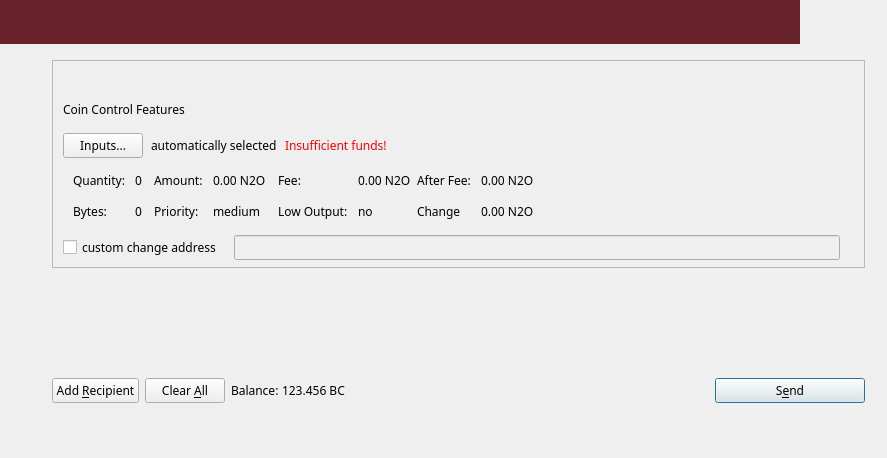
<?xml version="1.0" encoding="UTF-8"?>
<ui version="4.0">
 <class>SendCoinsDialog</class>
 <widget class="QDialog" name="SendCoinsDialog">
  <property name="geometry">
   <rect>
    <x>0</x>
    <y>0</y>
    <width>887</width>
    <height>458</height>
   </rect>
  </property>
  <property name="windowTitle">
   <string>Send Coins</string>
  </property>
  <property name="styleSheet">
   <string notr="true">font-family:Proxima Nova Rg;</string>
  </property>
  <layout class="QVBoxLayout" name="verticalLayout" stretch="0,0">
   <property name="leftMargin">
    <number>0</number>
   </property>
   <property name="topMargin">
    <number>0</number>
   </property>
   <property name="rightMargin">
    <number>0</number>
   </property>
   <property name="bottomMargin">
    <number>8</number>
   </property>
   <item>
    <widget class="QFrame" name="verticalFrame">
     <property name="minimumSize">
      <size>
       <width>800</width>
       <height>44</height>
      </size>
     </property>
     <property name="maximumSize">
      <size>
       <width>800</width>
       <height>44</height>
      </size>
     </property>
     <property name="styleSheet">
      <string notr="true">background:#68222c;sss</string>
     </property>
     <layout class="QVBoxLayout" name="verticalLayout_9"/>
    </widget>
   </item>
   <item>
    <layout class="QVBoxLayout" name="verticalLayout_10">
     <property name="leftMargin">
      <number>52</number>
     </property>
     <property name="topMargin">
      <number>10</number>
     </property>
     <property name="rightMargin">
      <number>22</number>
     </property>
     <item>
      <widget class="QFrame" name="frameCoinControl">
       <property name="sizePolicy">
        <sizepolicy hsizetype="Expanding" vsizetype="Expanding">
         <horstretch>0</horstretch>
         <verstretch>0</verstretch>
        </sizepolicy>
       </property>
       <property name="maximumSize">
        <size>
         <width>16777215</width>
         <height>16777215</height>
        </size>
       </property>
       <property name="styleSheet">
        <string notr="true"/>
       </property>
       <property name="frameShape">
        <enum>QFrame::StyledPanel</enum>
       </property>
       <property name="frameShadow">
        <enum>QFrame::Sunken</enum>
       </property>
       <layout class="QVBoxLayout" name="verticalLayoutCoinControl2">
        <property name="spacing">
         <number>7</number>
        </property>
        <property name="leftMargin">
         <number>0</number>
        </property>
        <property name="topMargin">
         <number>0</number>
        </property>
        <property name="rightMargin">
         <number>0</number>
        </property>
        <property name="bottomMargin">
         <number>6</number>
        </property>
        <item>
         <layout class="QVBoxLayout" name="verticalLayoutCoinControl" stretch="0,0,0,0,0,1">
          <property name="spacing">
           <number>0</number>
          </property>
          <property name="leftMargin">
           <number>10</number>
          </property>
          <property name="topMargin">
           <number>10</number>
          </property>
          <item>
           <widget class="QWidget" name="verticalWidget" native="true">
            <property name="minimumSize">
             <size>
              <width>0</width>
              <height>30</height>
             </size>
            </property>
            <layout class="QVBoxLayout" name="verticalLayout_8"/>
           </widget>
          </item>
          <item>
           <layout class="QHBoxLayout" name="horizontalLayoutCoinControl1">
            <property name="bottomMargin">
             <number>15</number>
            </property>
            <item>
             <widget class="QLabel" name="labelCoinControlFeatures">
              <property name="sizePolicy">
               <sizepolicy hsizetype="Preferred" vsizetype="Maximum">
                <horstretch>0</horstretch>
                <verstretch>0</verstretch>
               </sizepolicy>
              </property>
              <property name="font">
               <font>
                <family>Proxima Nova Rg</family>
                <weight>50</weight>
                <bold>false</bold>
               </font>
              </property>
              <property name="styleSheet">
               <string notr="true"/>
              </property>
              <property name="text">
               <string>Coin Control Features</string>
              </property>
             </widget>
            </item>
           </layout>
          </item>
          <item>
           <layout class="QHBoxLayout" name="horizontalLayoutCoinControl2" stretch="0,0,0,0">
            <property name="spacing">
             <number>8</number>
            </property>
            <property name="bottomMargin">
             <number>10</number>
            </property>
            <item>
             <widget class="QPushButton" name="pushButtonCoinControl">
              <property name="styleSheet">
               <string notr="true"/>
              </property>
              <property name="text">
               <string>Inputs...</string>
              </property>
             </widget>
            </item>
            <item>
             <widget class="QLabel" name="labelCoinControlAutomaticallySelected">
              <property name="text">
               <string>automatically selected</string>
              </property>
              <property name="margin">
               <number>5</number>
              </property>
             </widget>
            </item>
            <item>
             <widget class="QLabel" name="labelCoinControlInsuffFunds">
              <property name="font">
               <font>
                <family>Proxima Nova Rg</family>
                <weight>50</weight>
                <bold>false</bold>
               </font>
              </property>
              <property name="styleSheet">
               <string notr="true">color:red;</string>
              </property>
              <property name="text">
               <string>Insufficient funds!</string>
              </property>
              <property name="margin">
               <number>5</number>
              </property>
             </widget>
            </item>
            <item>
             <spacer name="horizontalSpacerCoinControl">
              <property name="orientation">
               <enum>Qt::Horizontal</enum>
              </property>
              <property name="sizeHint" stdset="0">
               <size>
                <width>40</width>
                <height>1</height>
               </size>
              </property>
             </spacer>
            </item>
           </layout>
          </item>
          <item>
           <widget class="QWidget" name="widgetCoinControl" native="true">
            <property name="sizePolicy">
             <sizepolicy hsizetype="Preferred" vsizetype="Preferred">
              <horstretch>0</horstretch>
              <verstretch>0</verstretch>
             </sizepolicy>
            </property>
            <property name="minimumSize">
             <size>
              <width>0</width>
              <height>0</height>
             </size>
            </property>
            <property name="styleSheet">
             <string notr="true"/>
            </property>
            <layout class="QHBoxLayout" name="horizontalLayoutCoinControl5">
             <property name="leftMargin">
              <number>0</number>
             </property>
             <property name="topMargin">
              <number>0</number>
             </property>
             <property name="rightMargin">
              <number>0</number>
             </property>
             <property name="bottomMargin">
              <number>0</number>
             </property>
             <item>
              <layout class="QHBoxLayout" name="horizontalLayoutCoinControl3" stretch="0,0,0,1">
               <property name="spacing">
                <number>0</number>
               </property>
               <property name="topMargin">
                <number>0</number>
               </property>
               <property name="bottomMargin">
                <number>10</number>
               </property>
               <item>
                <layout class="QFormLayout" name="formLayoutCoinControl1">
                 <property name="horizontalSpacing">
                  <number>10</number>
                 </property>
                 <property name="verticalSpacing">
                  <number>14</number>
                 </property>
                 <property name="leftMargin">
                  <number>10</number>
                 </property>
                 <property name="topMargin">
                  <number>4</number>
                 </property>
                 <property name="rightMargin">
                  <number>6</number>
                 </property>
                 <item row="0" column="0">
                  <widget class="QLabel" name="labelCoinControlQuantityText">
                   <property name="styleSheet">
                    <string notr="true"/>
                   </property>
                   <property name="text">
                    <string>Quantity:</string>
                   </property>
                   <property name="margin">
                    <number>0</number>
                   </property>
                  </widget>
                 </item>
                 <item row="0" column="1">
                  <widget class="QLabel" name="labelCoinControlQuantity">
                   <property name="font">
                    <font>
                     <family>Proxima Nova Rg</family>
                    </font>
                   </property>
                   <property name="cursor">
                    <cursorShape>IBeamCursor</cursorShape>
                   </property>
                   <property name="contextMenuPolicy">
                    <enum>Qt::ActionsContextMenu</enum>
                   </property>
                   <property name="text">
                    <string>0</string>
                   </property>
                   <property name="margin">
                    <number>0</number>
                   </property>
                   <property name="textInteractionFlags">
                    <set>Qt::LinksAccessibleByMouse|Qt::TextSelectableByKeyboard|Qt::TextSelectableByMouse</set>
                   </property>
                  </widget>
                 </item>
                 <item row="1" column="0">
                  <widget class="QLabel" name="labelCoinControlBytesText">
                   <property name="styleSheet">
                    <string notr="true"/>
                   </property>
                   <property name="text">
                    <string>Bytes:</string>
                   </property>
                  </widget>
                 </item>
                 <item row="1" column="1">
                  <widget class="QLabel" name="labelCoinControlBytes">
                   <property name="font">
                    <font>
                     <family>Proxima Nova Rg</family>
                    </font>
                   </property>
                   <property name="cursor">
                    <cursorShape>IBeamCursor</cursorShape>
                   </property>
                   <property name="contextMenuPolicy">
                    <enum>Qt::ActionsContextMenu</enum>
                   </property>
                   <property name="text">
                    <string>0</string>
                   </property>
                   <property name="textInteractionFlags">
                    <set>Qt::LinksAccessibleByMouse|Qt::TextSelectableByKeyboard|Qt::TextSelectableByMouse</set>
                   </property>
                  </widget>
                 </item>
                </layout>
               </item>
               <item>
                <layout class="QFormLayout" name="formLayoutCoinControl2">
                 <property name="horizontalSpacing">
                  <number>10</number>
                 </property>
                 <property name="verticalSpacing">
                  <number>14</number>
                 </property>
                 <property name="leftMargin">
                  <number>6</number>
                 </property>
                 <property name="topMargin">
                  <number>4</number>
                 </property>
                 <property name="rightMargin">
                  <number>6</number>
                 </property>
                 <item row="0" column="0">
                  <widget class="QLabel" name="labelCoinControlAmountText">
                   <property name="styleSheet">
                    <string notr="true"/>
                   </property>
                   <property name="text">
                    <string>Amount:</string>
                   </property>
                   <property name="margin">
                    <number>0</number>
                   </property>
                  </widget>
                 </item>
                 <item row="0" column="1">
                  <widget class="QLabel" name="labelCoinControlAmount">
                   <property name="font">
                    <font>
                     <family>Proxima Nova Rg</family>
                    </font>
                   </property>
                   <property name="cursor">
                    <cursorShape>IBeamCursor</cursorShape>
                   </property>
                   <property name="contextMenuPolicy">
                    <enum>Qt::ActionsContextMenu</enum>
                   </property>
                   <property name="text">
                    <string>0.00 N2O</string>
                   </property>
                   <property name="textInteractionFlags">
                    <set>Qt::LinksAccessibleByMouse|Qt::TextSelectableByKeyboard|Qt::TextSelectableByMouse</set>
                   </property>
                  </widget>
                 </item>
                 <item row="1" column="0">
                  <widget class="QLabel" name="labelCoinControlPriorityText">
                   <property name="styleSheet">
                    <string notr="true"/>
                   </property>
                   <property name="text">
                    <string>Priority:</string>
                   </property>
                  </widget>
                 </item>
                 <item row="1" column="1">
                  <widget class="QLabel" name="labelCoinControlPriority">
                   <property name="font">
                    <font>
                     <family>Proxima Nova Rg</family>
                    </font>
                   </property>
                   <property name="cursor">
                    <cursorShape>IBeamCursor</cursorShape>
                   </property>
                   <property name="contextMenuPolicy">
                    <enum>Qt::ActionsContextMenu</enum>
                   </property>
                   <property name="text">
                    <string>medium</string>
                   </property>
                   <property name="textInteractionFlags">
                    <set>Qt::LinksAccessibleByMouse|Qt::TextSelectableByKeyboard|Qt::TextSelectableByMouse</set>
                   </property>
                  </widget>
                 </item>
                </layout>
               </item>
               <item>
                <layout class="QFormLayout" name="formLayoutCoinControl3">
                 <property name="horizontalSpacing">
                  <number>10</number>
                 </property>
                 <property name="verticalSpacing">
                  <number>14</number>
                 </property>
                 <property name="leftMargin">
                  <number>6</number>
                 </property>
                 <property name="topMargin">
                  <number>4</number>
                 </property>
                 <property name="rightMargin">
                  <number>0</number>
                 </property>
                 <item row="0" column="0">
                  <widget class="QLabel" name="labelCoinControlFeeText">
                   <property name="styleSheet">
                    <string notr="true"/>
                   </property>
                   <property name="text">
                    <string>Fee:</string>
                   </property>
                   <property name="margin">
                    <number>0</number>
                   </property>
                  </widget>
                 </item>
                 <item row="0" column="1">
                  <widget class="QLabel" name="labelCoinControlFee">
                   <property name="font">
                    <font>
                     <family>Proxima Nova Rg</family>
                    </font>
                   </property>
                   <property name="cursor">
                    <cursorShape>IBeamCursor</cursorShape>
                   </property>
                   <property name="contextMenuPolicy">
                    <enum>Qt::ActionsContextMenu</enum>
                   </property>
                   <property name="text">
                    <string>0.00 N2O</string>
                   </property>
                   <property name="textInteractionFlags">
                    <set>Qt::LinksAccessibleByMouse|Qt::TextSelectableByKeyboard|Qt::TextSelectableByMouse</set>
                   </property>
                  </widget>
                 </item>
                 <item row="1" column="0">
                  <widget class="QLabel" name="labelCoinControlLowOutputText">
                   <property name="styleSheet">
                    <string notr="true"/>
                   </property>
                   <property name="text">
                    <string>Low Output:</string>
                   </property>
                  </widget>
                 </item>
                 <item row="1" column="1">
                  <widget class="QLabel" name="labelCoinControlLowOutput">
                   <property name="font">
                    <font>
                     <family>Proxima Nova Rg</family>
                    </font>
                   </property>
                   <property name="cursor">
                    <cursorShape>IBeamCursor</cursorShape>
                   </property>
                   <property name="contextMenuPolicy">
                    <enum>Qt::ActionsContextMenu</enum>
                   </property>
                   <property name="text">
                    <string>no</string>
                   </property>
                   <property name="textInteractionFlags">
                    <set>Qt::LinksAccessibleByMouse|Qt::TextSelectableByKeyboard|Qt::TextSelectableByMouse</set>
                   </property>
                  </widget>
                 </item>
                </layout>
               </item>
               <item>
                <layout class="QFormLayout" name="formLayoutCoinControl4">
                 <property name="horizontalSpacing">
                  <number>10</number>
                 </property>
                 <property name="verticalSpacing">
                  <number>14</number>
                 </property>
                 <property name="leftMargin">
                  <number>6</number>
                 </property>
                 <property name="topMargin">
                  <number>4</number>
                 </property>
                 <property name="rightMargin">
                  <number>6</number>
                 </property>
                 <item row="0" column="0">
                  <widget class="QLabel" name="labelCoinControlAfterFeeText">
                   <property name="text">
                    <string>After Fee:</string>
                   </property>
                   <property name="margin">
                    <number>0</number>
                   </property>
                  </widget>
                 </item>
                 <item row="0" column="1">
                  <widget class="QLabel" name="labelCoinControlAfterFee">
                   <property name="font">
                    <font>
                     <family>Proxima Nova Rg</family>
                    </font>
                   </property>
                   <property name="cursor">
                    <cursorShape>IBeamCursor</cursorShape>
                   </property>
                   <property name="contextMenuPolicy">
                    <enum>Qt::ActionsContextMenu</enum>
                   </property>
                   <property name="text">
                    <string>0.00 N2O</string>
                   </property>
                   <property name="textInteractionFlags">
                    <set>Qt::LinksAccessibleByMouse|Qt::TextSelectableByKeyboard|Qt::TextSelectableByMouse</set>
                   </property>
                  </widget>
                 </item>
                 <item row="1" column="0">
                  <widget class="QLabel" name="labelCoinControlChangeText">
                   <property name="styleSheet">
                    <string notr="true"/>
                   </property>
                   <property name="text">
                    <string>Change</string>
                   </property>
                  </widget>
                 </item>
                 <item row="1" column="1">
                  <widget class="QLabel" name="labelCoinControlChange">
                   <property name="font">
                    <font>
                     <family>Proxima Nova Rg</family>
                    </font>
                   </property>
                   <property name="cursor">
                    <cursorShape>IBeamCursor</cursorShape>
                   </property>
                   <property name="contextMenuPolicy">
                    <enum>Qt::ActionsContextMenu</enum>
                   </property>
                   <property name="text">
                    <string>0.00 N2O</string>
                   </property>
                   <property name="textInteractionFlags">
                    <set>Qt::LinksAccessibleByMouse|Qt::TextSelectableByKeyboard|Qt::TextSelectableByMouse</set>
                   </property>
                  </widget>
                 </item>
                </layout>
               </item>
              </layout>
             </item>
            </layout>
           </widget>
          </item>
          <item>
           <layout class="QHBoxLayout" name="horizontalLayoutCoinControl4" stretch="0,0,0">
            <property name="spacing">
             <number>12</number>
            </property>
            <property name="sizeConstraint">
             <enum>QLayout::SetDefaultConstraint</enum>
            </property>
            <property name="topMargin">
             <number>5</number>
            </property>
            <property name="rightMargin">
             <number>5</number>
            </property>
            <item>
             <widget class="QCheckBox" name="checkBoxCoinControlChange">
              <property name="text">
               <string>custom change address</string>
              </property>
             </widget>
            </item>
            <item>
             <widget class="QLineEdit" name="lineEditCoinControlChange">
              <property name="enabled">
               <bool>false</bool>
              </property>
              <property name="sizePolicy">
               <sizepolicy hsizetype="Expanding" vsizetype="Fixed">
                <horstretch>0</horstretch>
                <verstretch>0</verstretch>
               </sizepolicy>
              </property>
             </widget>
            </item>
            <item>
             <widget class="QLabel" name="labelCoinControlChangeLabel">
              <property name="sizePolicy">
               <sizepolicy hsizetype="Preferred" vsizetype="Expanding">
                <horstretch>0</horstretch>
                <verstretch>0</verstretch>
               </sizepolicy>
              </property>
              <property name="minimumSize">
               <size>
                <width>0</width>
                <height>0</height>
               </size>
              </property>
              <property name="text">
               <string/>
              </property>
              <property name="margin">
               <number>3</number>
              </property>
             </widget>
            </item>
           </layout>
          </item>
          <item>
           <spacer name="verticalSpacerCoinControl">
            <property name="orientation">
             <enum>Qt::Vertical</enum>
            </property>
            <property name="sizeHint" stdset="0">
             <size>
              <width>800</width>
              <height>1</height>
             </size>
            </property>
           </spacer>
          </item>
         </layout>
        </item>
       </layout>
      </widget>
     </item>
     <item>
      <spacer name="verticalSpacer_2">
       <property name="orientation">
        <enum>Qt::Vertical</enum>
       </property>
       <property name="sizeType">
        <enum>QSizePolicy::Fixed</enum>
       </property>
       <property name="sizeHint" stdset="0">
        <size>
         <width>20</width>
         <height>30</height>
        </size>
       </property>
      </spacer>
     </item>
     <item>
      <widget class="QScrollArea" name="scrollArea">
       <property name="frameShape">
        <enum>QFrame::NoFrame</enum>
       </property>
       <property name="frameShadow">
        <enum>QFrame::Plain</enum>
       </property>
       <property name="widgetResizable">
        <bool>true</bool>
       </property>
       <widget class="QWidget" name="scrollAreaWidgetContents">
        <property name="geometry">
         <rect>
          <x>0</x>
          <y>0</y>
          <width>813</width>
          <height>68</height>
         </rect>
        </property>
        <property name="sizePolicy">
         <sizepolicy hsizetype="Expanding" vsizetype="Expanding">
          <horstretch>0</horstretch>
          <verstretch>0</verstretch>
         </sizepolicy>
        </property>
        <layout class="QVBoxLayout" name="verticalLayout_2">
         <property name="leftMargin">
          <number>0</number>
         </property>
         <property name="topMargin">
          <number>0</number>
         </property>
         <property name="rightMargin">
          <number>0</number>
         </property>
         <property name="bottomMargin">
          <number>0</number>
         </property>
         <item>
          <layout class="QVBoxLayout" name="entries">
           <property name="spacing">
            <number>6</number>
           </property>
           <property name="sizeConstraint">
            <enum>QLayout::SetNoConstraint</enum>
           </property>
          </layout>
         </item>
        </layout>
       </widget>
      </widget>
     </item>
     <item>
      <layout class="QHBoxLayout" name="horizontalLayout">
       <item>
        <widget class="QPushButton" name="addButton">
         <property name="toolTip">
          <string>Send to multiple recipients at once</string>
         </property>
         <property name="text">
          <string>Add &amp;Recipient</string>
         </property>
         <property name="icon">
          <iconset resource="../bitcoin.qrc">
           <normaloff>:/icons/add</normaloff>:/icons/add</iconset>
         </property>
         <property name="autoDefault">
          <bool>false</bool>
         </property>
        </widget>
       </item>
       <item>
        <widget class="QPushButton" name="clearButton">
         <property name="sizePolicy">
          <sizepolicy hsizetype="Minimum" vsizetype="Fixed">
           <horstretch>0</horstretch>
           <verstretch>0</verstretch>
          </sizepolicy>
         </property>
         <property name="toolTip">
          <string>Remove all transaction fields</string>
         </property>
         <property name="text">
          <string>Clear &amp;All</string>
         </property>
         <property name="icon">
          <iconset resource="../bitcoin.qrc">
           <normaloff>:/icons/remove</normaloff>:/icons/remove</iconset>
         </property>
         <property name="autoRepeatDelay">
          <number>300</number>
         </property>
         <property name="autoDefault">
          <bool>false</bool>
         </property>
        </widget>
       </item>
       <item>
        <layout class="QHBoxLayout" name="horizontalLayout_2">
         <property name="spacing">
          <number>3</number>
         </property>
         <item>
          <widget class="QLabel" name="label">
           <property name="sizePolicy">
            <sizepolicy hsizetype="Preferred" vsizetype="Fixed">
             <horstretch>0</horstretch>
             <verstretch>0</verstretch>
            </sizepolicy>
           </property>
           <property name="text">
            <string>Balance:</string>
           </property>
          </widget>
         </item>
         <item>
          <widget class="QLabel" name="labelBalance">
           <property name="sizePolicy">
            <sizepolicy hsizetype="Preferred" vsizetype="Fixed">
             <horstretch>0</horstretch>
             <verstretch>0</verstretch>
            </sizepolicy>
           </property>
           <property name="cursor">
            <cursorShape>IBeamCursor</cursorShape>
           </property>
           <property name="text">
            <string>123.456 BC</string>
           </property>
           <property name="textInteractionFlags">
            <set>Qt::LinksAccessibleByMouse|Qt::TextSelectableByKeyboard|Qt::TextSelectableByMouse</set>
           </property>
          </widget>
         </item>
        </layout>
       </item>
       <item>
        <spacer name="horizontalSpacer">
         <property name="orientation">
          <enum>Qt::Horizontal</enum>
         </property>
         <property name="sizeHint" stdset="0">
          <size>
           <width>40</width>
           <height>20</height>
          </size>
         </property>
        </spacer>
       </item>
       <item>
        <widget class="QPushButton" name="sendButton">
         <property name="minimumSize">
          <size>
           <width>150</width>
           <height>0</height>
          </size>
         </property>
         <property name="toolTip">
          <string>Confirm the send action</string>
         </property>
         <property name="text">
          <string>S&amp;end</string>
         </property>
         <property name="default">
          <bool>true</bool>
         </property>
        </widget>
       </item>
      </layout>
     </item>
     <item>
      <spacer name="verticalSpacer">
       <property name="orientation">
        <enum>Qt::Vertical</enum>
       </property>
       <property name="sizeHint" stdset="0">
        <size>
         <width>20</width>
         <height>40</height>
        </size>
       </property>
      </spacer>
     </item>
    </layout>
   </item>
  </layout>
 </widget>
 <resources>
  <include location="../bitcoin.qrc"/>
 </resources>
 <connections/>
</ui>
